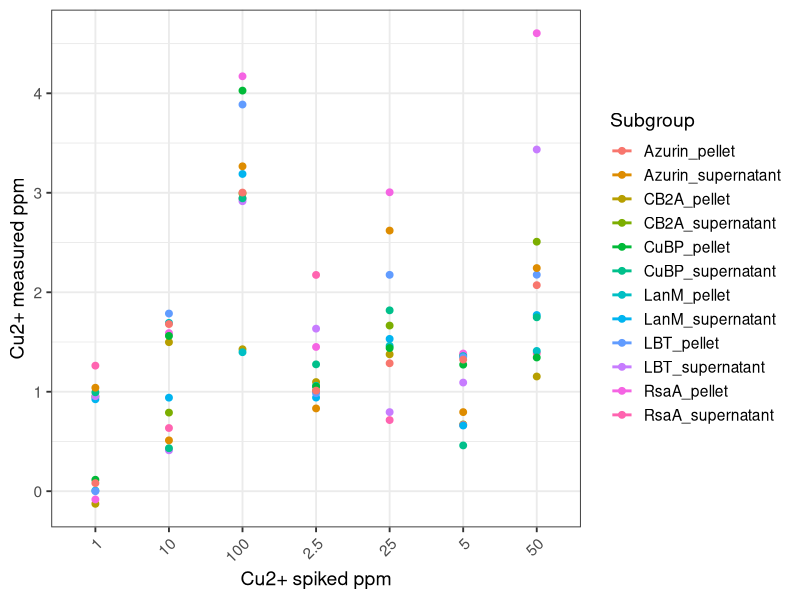

This chart was generated by the following R code:
library(tidyverse)

# ---- Load CSV ----
df_raw <- read.csv("Cu_1_100ppm_06Dec2025.csv",
                   header = FALSE,
                   stringsAsFactors = FALSE,
                   check.names = FALSE)

# Remove empty columns
df_raw <- df_raw[, colSums(!is.na(df_raw) & df_raw != "") > 0]

# ---- Extract metadata ----
x_axis_title <- as.character(df_raw[2, 1])     # A2
x_values     <- as.character(df_raw[3:9, 1])   # A3:A9
y_axis_title <- as.character(df_raw[1, 2])     # B1

subgroups <- as.character(unlist(df_raw[2, 2:ncol(df_raw)]))

# CLEAN subgroup names to safe R names (but keep readable labels)
safe_subgroups <- make.names(subgroups, unique = TRUE)

# Extract and convert numeric block
value_matrix <- df_raw[3:9, 2:ncol(df_raw)]
value_matrix <- as.data.frame(lapply(value_matrix, as.numeric))
colnames(value_matrix) <- safe_subgroups

# Build full data frame
df <- cbind(data.frame(X = x_values), value_matrix)
colnames(df)[1] <- "X"

# Long format
df_long <- df %>%
  pivot_longer(
    cols = all_of(safe_subgroups),
    names_to = "SafeGroup",
    values_to = "Value"
  ) %>%
  mutate(Group = subgroups[match(SafeGroup, safe_subgroups)])

# ---- Plot ----
ggplot(df_long, aes(x = X, y = Value, color = Group)) +
  geom_line(linewidth = 1) +
  geom_point(size = 2) +
  labs(
    x = x_axis_title,
    y = y_axis_title,
    color = "Subgroup"
  ) +
  theme_bw(base_size = 14) +
  theme(axis.text.x = element_text(angle = 45, hjust = 1))
